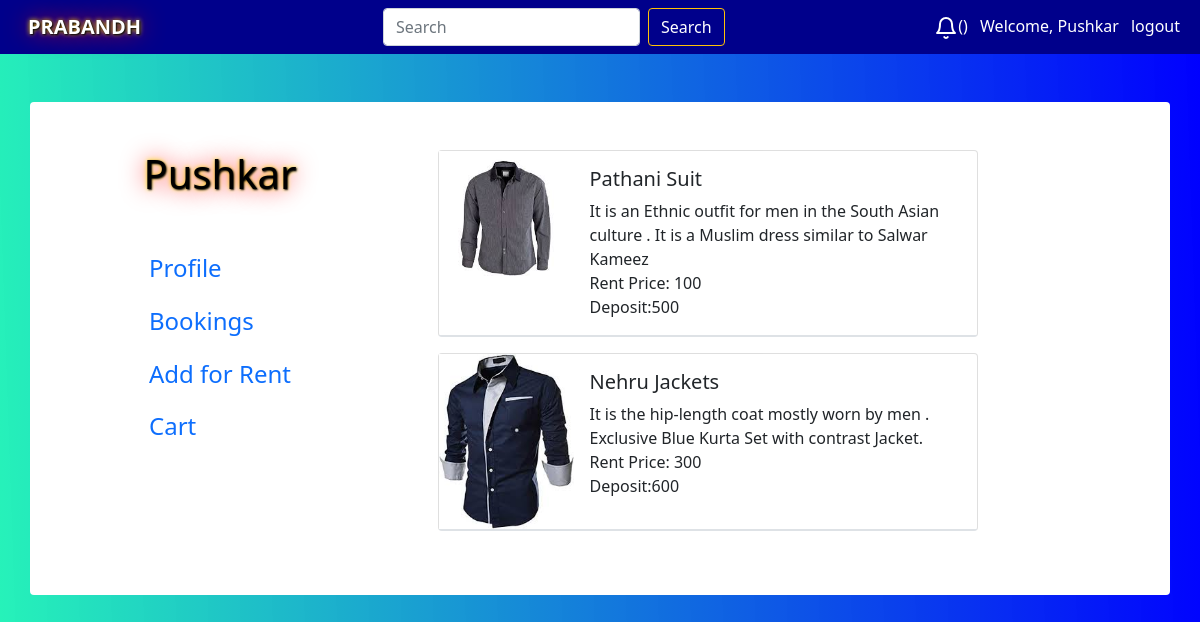
Page /rentedProduct (signed in) on the committed database.
### Rent/models.py (models this page shows, shortened)
class Product(models.Model):
    seller_of_item=models.ForeignKey(Seller,related_name='seller_of_item', on_delete=models.CASCADE)
    availability=models.BooleanField(default=True)
    title=models.CharField(max_length=20)
    category = models.ForeignKey(Category, on_delete=models.SET_NULL, blank=True, null=True)
    subcategory=models.ForeignKey(Subcategory,on_delete=models.SET_NULL, blank=True, null=True)
    rental_price=models.IntegerField()
    about=models.TextField()
    deposit=models.IntegerField()
    image_of_product=models.ImageField(upload_to='title_photos')

### Rent/views.py (the view)
# urls.py: path('rentedProduct', views.rentprod, name="rentprod"),
def rentprod(request):
    user = request.user
    RentProd=Rent_Amount.objects.filter(customer_of_item=user).values('related_product')
    prod = []
    j = 0
    for i in RentProd:
        j = j + 1
    for i in range(0, j):
        prod = prod + list(RentProd[i].values())
    sum = 0
    products = Product.objects.filter(id__in=prod)
    u = User.objects.get(username=user)
    isSeller=Profile.objects.get(user=u).seller
    print(isSeller)
    param = {
        'product': products,
        "STRIPE_PUBLIC_KEY": settings.STRIPE_PUBLIC_KEY,
        'us':isSeller
    }
    return render(request, 'User/booking.html', param)

### User/templates/User/booking.html (shortened to what this page needs)
{% extends 'User/profile.html' %}
{% load static %}
{% block content %}
<body>
        <div class="container rounded bg-white mt-5 mb-5">
            <div class="row">
                <div class="col-md-4 border-right">
                    <div class="d-flex flex-column align-items-center text-center p-3 py-5">
                        <h1 class="font-weight-bold user">{{user}}</h1>
                                            <div class="p-3 py-5">
                        <div class="d-flex justify-content-between align-items-center mb-3">
                            <h4 class="text-right"><a href="/user/profile" class="text-decoration-none"
                                    target="_self">Profile </a></h4>
                        </div>
                        <div class="d-flex justify-content-between align-items-center mb-3">
                            <h4 class="text-right"><a href="/booking/" class="text-decoration-none"> Bookings </a></h4>
                        </div>
                        {% if us %}
                        <div class="d-flex justify-content-between align-items-center mb-3">
                            <h4 class="text-right"><a href="/putrent/" class="text-decoration-none"> Add for Rent </a></h4>
                        </div>
                        {% endif %}
                        <div class="d-flex justify-content-between align-items-center mb-3">
                            <h4 class="text-right"><a href="/cart/" class="text-decoration-none"> Cart </a></h4>
                        </div>
                    </div>
                   </div>
                </div>
                <div class="col-md">
                    <div class="p-3 py-5">
                        <div>
            {% for i in product %}
            <div class="card mb-3 border-bottom" style="max-width: 540px;">
              <div class="row g-0 border-bottom">
                <div class="col-md-3 col-sm-4">
                  <img src='/media/{{i.image_of_product}}' class="img-fluid me-2" alt="...">
                </div>
                <div class="col-md-9 col-sm-8">
                    <div class="card-body">
                      <h5 class="card-title">{{i.title}}</h5>
                            <p class="card-text">
                              {{i.about}}<BR>Rent Price: {{i.rental_price}}</BR>
                              Deposit:{{i.deposit}}
                            </p>
                    </div>
                </div>
              </div>
            </div>
            {% endfor %}
                                    </div>
                        </div>
                    </div>
                </div>
            </div>
    </body>
    </html>
</body>
{% endblock%}

### User/templates/User/basic.html (shortened to what this page needs)
{% load pwa %}
<!DOCTYPE html>
<html lang="en">
<head>
  <link href="https://cdn.jsdelivr.net/npm/bootstrap@5.1.0/dist/css/bootstrap.min.css" rel="stylesheet"
>
</head>
  <body>
      <nav class="navbar navbar-dark " style="background-color:darkblue;">
          <div class="container-fluid">
            <div class="me-4 mx-3">
              <b>
              <a href="/" class="navbar-brand" style="color: white; text-shadow: 1px 1px 2px black, 0 0 25px red, 0 0 5px yellow;">
              PRABANDH</a>
                </b>
            </div>
            <form class="d-flex" method='get' action='/search/1'>
              <input class="form-control me-2" type="text" placeholder="Search" aria-label="Search" name="search" id="search">
              <button class="btn btn-outline-warning" type="submit" ><a href="/search/1" style="color:white; text-decoration: none;" >Search </a></button>
            </form>
            <div class="color">
              <a href="/noti" style="color:white;text-decoration:none;" class="mx-2"><i data-feather="bell"></i>({{k}})</a>
              {% if user.is_authenticated %}
                <a href="/user/profile" class="text-decoration-none" style="color: white">Welcome, {{user}}</a>
                <a href="/user/logout" class="text-decoration-none mx-2" style="color: white">logout</a>
              {% else %}
                <a href="/user/" class="text-decoration-none" style="color: white">Sign Up</a>
                <span style="color: white">/</span>
                <a href="/user/login" class="text-decoration-none" style="color: white">Login</a>
              {% endif %}
            </div>
          </div>
      </nav>
  {% block content %}{% endblock %}
    </body>
</html>

### User/templates/User/basic.html (style rules this page uses)
.navbar { background-color:darkblue; }

### User/templates/User/booking.html (style rules this page uses)
body { background: linear-gradient(268deg, #0000ff, #00f0add9); }
.user { color: black; text-shadow: 1px 1px 2px black, 0 0 25px red, 0 0 5px yellow; }

### rows in the picture
Product: image_of_product (picture), title "Pathani Suit", about "It is an Ethnic outfit for men in the South Asian culture . It is a Muslim dress similar to Salwar Kameez", rental_price "100", deposit "500"
Product: image_of_product (picture), title "Nehru Jackets", about "It is the hip-length coat mostly worn by men . Exclusive Blue Kurta Set with contrast Jacket.", rental_price "300", deposit "600"

### other values in the picture
{{ user }} "Pushkar"
